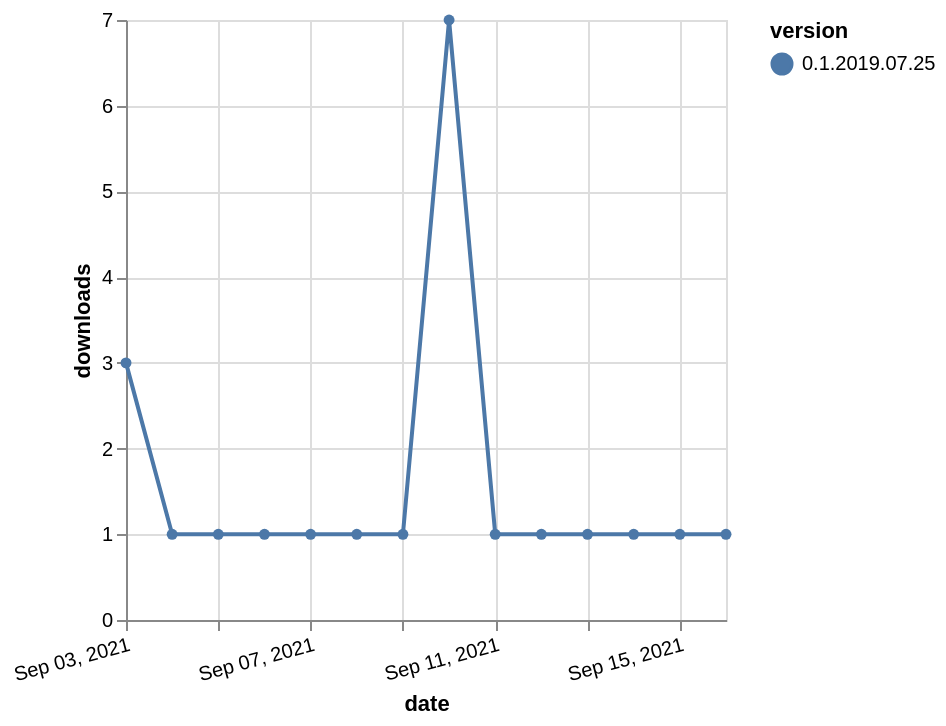

The specification (Vega-Lite) saved for this image:
### Vega-Lite specification from a JSON file in a GitHub repository (floating-point values rounded to 4 significant figures)
{"$schema": "https://vega.github.io/schema/vega-lite/v5.json", "description": "A simple bar chart with embedded data.", "data": {"values": [{"date": "2021-09-03", "total": 403, "delta": 3, "version": "0.1.2019.07.25"}, {"date": "2021-09-04", "total": 404, "delta": 1, "version": "0.1.2019.07.25"}, {"date": "2021-09-05", "total": 405, "delta": 1, "version": "0.1.2019.07.25"}, {"date": "2021-09-06", "total": 406, "delta": 1, "version": "0.1.2019.07.25"}, {"date": "2021-09-07", "total": 407, "delta": 1, "version": "0.1.2019.07.25"}, {"date": "2021-09-08", "total": 408, "delta": 1, "version": "0.1.2019.07.25"}, {"date": "2021-09-09", "total": 409, "delta": 1, "version": "0.1.2019.07.25"}, {"date": "2021-09-10", "total": 416, "delta": 7, "version": "0.1.2019.07.25"}, {"date": "2021-09-11", "total": 417, "delta": 1, "version": "0.1.2019.07.25"}, {"date": "2021-09-12", "total": 418, "delta": 1, "version": "0.1.2019.07.25"}, {"date": "2021-09-13", "total": 419, "delta": 1, "version": "0.1.2019.07.25"}, {"date": "2021-09-14", "total": 420, "delta": 1, "version": "0.1.2019.07.25"}, {"date": "2021-09-15", "total": 421, "delta": 1, "version": "0.1.2019.07.25"}, {"date": "2021-09-16", "total": 422, "delta": 1, "version": "0.1.2019.07.25"}]}, "width": "container", "mark": {"type": "line", "point": {"filled": true}}, "encoding": {"x": {"field": "date", "type": "temporal", "timeUnit": "yearmonthdate", "title": "date", "axis": {"labelAngle": -15}}, "y": {"field": "delta", "type": "quantitative", "title": "downloads"}, "color": {"field": "version", "type": "nominal"}, "tooltip": {"field": "delta"}}}
